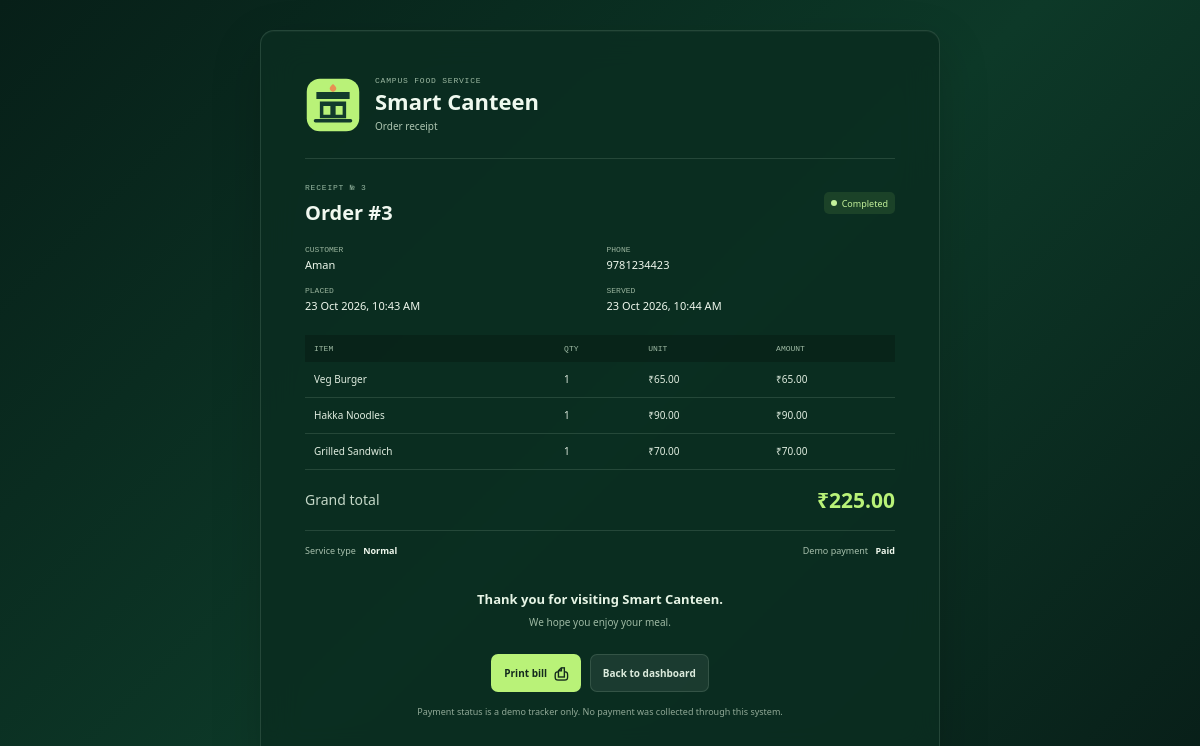
Page /orders/3/bill on the committed database.
### tables this page shows
CREATE TABLE orders (
                id INTEGER PRIMARY KEY AUTOINCREMENT,
                customer_name TEXT NOT NULL,
                phone_number TEXT,
                food_item TEXT NOT NULL,
                quantity INTEGER NOT NULL CHECK (quantity BETWEEN 1 AND 99),
                order_type TEXT NOT NULL CHECK (order_type IN ('normal', 'priority')),
                priority INTEGER,
                status TEXT NOT NULL DEFAULT 'pending'
                    CHECK (status IN ('pending', 'completed')),
                created_at TEXT NOT NULL,
                completed_at TEXT, payment_status TEXT NOT NULL DEFAULT 'pending' CHECK (payment_status IN ('pending', 'paid')), total_amount REAL,
                CHECK (
                    (order_type = 'normal' AND priority IS NULL)
                    OR (order_type = 'priority' AND priority BETWEEN 1 AND 5)
                )
            );

CREATE TABLE order_items (
                id INTEGER PRIMARY KEY AUTOINCREMENT,
                order_id INTEGER NOT NULL REFERENCES orders(id) ON DELETE CASCADE,
                item_name TEXT NOT NULL,
                quantity INTEGER NOT NULL CHECK (quantity BETWEEN 1 AND 99),
                unit_price REAL,
                line_total REAL,
                is_custom INTEGER NOT NULL DEFAULT 0 CHECK (is_custom IN (0, 1))
            );

### app.py (the view)
@app.route("/orders/<int:order_id>/bill", methods=["GET"])
def order_bill(order_id):
    order = order_for_detail(order_id)
    if order is None:
        return render_template("not_found.html"), 404
    return render_template("bill.html", order=order)

### app.py (called while the page is built)
def format_time(value):
    if not value:
        return "—"
    return datetime.fromisoformat(value).astimezone().strftime("%d %b %Y, %I:%M %p")

def prepare_display_order(order):
    display_order = dict(order)
    display_order["created_at_display"] = format_time(order.get("created_at"))
    display_order["completed_at_display"] = format_time(order.get("completed_at"))
    display_order["total_amount"] = (
        float(order["total_amount"]) if order.get("total_amount") is not None else None
    )
    for item in display_order.get("items", []):
        if item.get("unit_price") is not None:
            item["unit_price"] = float(item["unit_price"])
            item["line_total"] = float(item["line_total"])
    return display_order

def order_for_detail(order_id):
    order = database.get_order(app.config["DATABASE"], order_id)
    return prepare_display_order(order) if order else None

### database.py (called while the page is built)
def connect(database_path):
    directory = os.path.dirname(database_path)
    if directory:
        os.makedirs(directory, exist_ok=True)
    connection = sqlite3.connect(database_path, timeout=10)
    connection.row_factory = sqlite3.Row
    connection.execute("PRAGMA foreign_keys = ON")
    return connection

@contextmanager
def database_connection(database_path):
    connection = connect(database_path)
    try:
        with connection:
            yield connection
    finally:
        connection.close()

def _order_from_row(row):
    return dict(row) if row is not None else None

def _get_order_items(connection, order_id):
    rows = connection.execute(
        "SELECT id, item_name, quantity, unit_price, line_total, is_custom "
        "FROM order_items WHERE order_id = ? ORDER BY id",
        (order_id,),
    ).fetchall()
    return [dict(row) for row in rows]

def get_order(database_path, order_id):
    with database_connection(database_path) as connection:
        row = connection.execute("SELECT * FROM orders WHERE id = ?", (order_id,)).fetchone()
        order = _order_from_row(row)
        if order is not None:
            order["items"] = _get_order_items(connection, order_id)
    return order

### templates/bill.html (shortened to what this page needs)
<!DOCTYPE html>
<html lang="en">
<head>
    <link rel="stylesheet" href="{{ url_for('static', filename='style.css') }}">
</head>
<body class="receipt-page">
    <main class="receipt-shell">
        <article class="receipt glass-surface">
            <header class="receipt-brand">
                <img src="{{ url_for('static', filename='images/smart-canteen-logo.svg') }}" alt="Smart Canteen logo">
                <div><p class="receipt-kicker">CAMPUS FOOD SERVICE</p><h1>Smart Canteen</h1><span>Order receipt</span></div>
            </header>
            <div class="receipt-rule"></div>
            <div class="receipt-title"><div><p class="section-kicker">RECEIPT № {{ order.id }}</p><h2>Order #{{ order.id }}</h2></div><span class="status-badge {% if order.status == 'completed' %}status-complete{% else %}status-pending{% endif %}"><i></i>{{ order.status|title }}</span></div>
            <dl class="receipt-meta"><div><dt>Customer</dt><dd>{{ order.customer_name }}</dd></div>{% if order.phone_number %}<div><dt>Phone</dt><dd>{{ order.phone_number }}</dd></div>{% endif %}<div><dt>Placed</dt><dd>{{ order.created_at_display }}</dd></div>{% if order.completed_at_display != '—' %}<div><dt>Served</dt><dd>{{ order.completed_at_display }}</dd></div>{% endif %}</dl>
            <div class="receipt-table-wrap"><table class="receipt-table"><thead><tr><th>ITEM</th><th>QTY</th><th>UNIT</th><th>AMOUNT</th></tr></thead><tbody>
                {% for item in order['items'] %}<tr><td>{{ item.item_name }}</td><td>{{ item.quantity }}</td><td>{% if item.unit_price is not none %}₹{{ '%.2f'|format(item.unit_price) }}{% else %}—{% endif %}</td><td>{% if item.line_total is not none %}₹{{ '%.2f'|format(item.line_total) }}{% else %}—{% endif %}</td></tr>{% endfor %}
            </tbody></table></div>
            <div class="receipt-total"><span>Grand total</span><strong>{% if order.total_amount is not none %}₹{{ '%.2f'|format(order.total_amount) }}{% else %}Not recorded{% endif %}</strong></div>
            <div class="receipt-status-line"><span>Service type <b>{{ order.order_type|title }}{% if order.priority %} · level {{ order.priority }}{% endif %}</b></span><span>Demo payment <b>{{ order.payment_status|title }}</b></span></div>
            <p class="receipt-thanks">Thank you for visiting Smart Canteen.<br><span>We hope you enjoy your meal.</span></p>
            <div class="receipt-actions no-print"><button type="button" class="button button-primary" onclick="window.print()">Print bill <span aria-hidden="true">⎙</span></button><a class="button button-secondary" href="{{ url_for('index') }}">Back to dashboard</a></div>
            <p class="receipt-disclaimer no-print">Payment status is a demo tracker only. No payment was collected through this system.</p>
        </article>
    </main>
</body>
</html>

### rows in the picture
orders: id "3", status "Completed", customer_name "Aman", phone_number "9781234423", total_amount "225.00", order_type "Normal", payment_status "Paid"
order_items: item_name "Veg Burger", quantity "1", unit_price "65.00", line_total "65.00"
order_items: item_name "Hakka Noodles", quantity "1", unit_price "90.00", line_total "90.00"
order_items: item_name "Grilled Sandwich", quantity "1", unit_price "70.00", line_total "70.00"

### other values in the picture
{{ order.created_at_display }} "23 Oct 2026, 10:43 AM"
{{ order.completed_at_display }} "23 Oct 2026, 10:44 AM"
